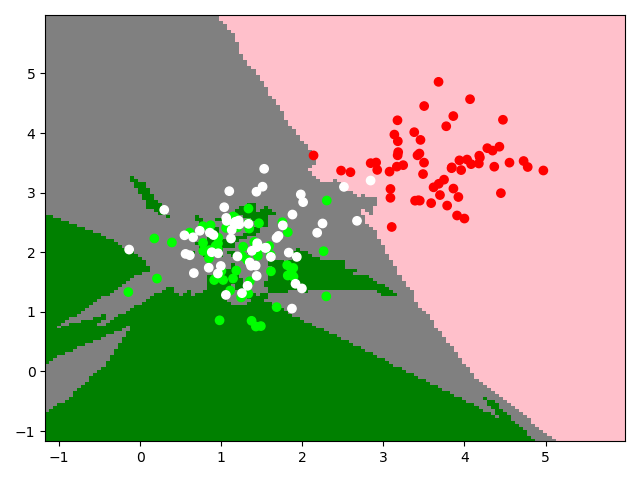

Write Python code to recreate this figure.
import random
import math
import pylab as pl
import numpy as np
from matplotlib.colors import ListedColormap


def generate_dot(num_class, num_of_classes):
    data = []
    for classNum in range(num_of_classes):
        x, y = random.random() * 5.0, random.random() * 5.0
        for row_num in range(num_class):
            data.append([[random.gauss(x, 0.5), random.gauss(y, 0.5)], classNum])
    return data


def split_train_test(data, test_percent):
    train_data = []
    test_data = []
    for row in data:
        if random.random() < test_percent:
            test_data.append(row)
        else:
            train_data.append(row)
    return train_data, test_data


def dist(a, b):
    return math.sqrt((a[0] - b[0]) ** 2 + (a[1] - b[1]) ** 2)


def classify_knn(train_data, test_data, k, num_classes):
    test_labels = []
    for test_point in test_data:
        test_dist = [[dist(test_point, train_data[i][0]), train_data[i][1]] for i in range(len(train_data))]
        stat = []
        for i in range(num_classes):
            stat.append(0)
        for d in sorted(test_dist)[0:k]:
            stat[d[1]] += 1
        test_labels.append(sorted(zip(stat, range(num_classes)), reverse=True)[0][1])
    return test_labels


def generate_test_mesh(train_data):
    arr = [train_data[i][0][0] for i in range(len(train_data))]
    x_min = min(arr) - 1.0
    x_max = max(arr) + 1.0
    y_min = min(arr) - 1.0
    y_max = max(arr) + 1.0
    h = 0.05
    test_x, test_y = np.meshgrid(np.arange(x_min, x_max, h), np.arange(y_min, y_max, h))
    return [test_x, test_y]


def knn(num_classes, size_of_class, k):
    train = generate_dot(size_of_class, num_classes)
    test = generate_test_mesh(train)
    test_mesh = classify_knn(train, zip(test[0].ravel(), test[1].ravel()), k, num_classes)
    class_colormap = ListedColormap(['RED', 'LIME', 'WHITE'])
    test_colormap = ListedColormap(['PINK', 'GREEN', 'GREY'])
    pl.pcolormesh(test[0], test[1],
                  np.asarray(test_mesh).reshape(test[0].shape),
                  cmap=test_colormap, shading='auto')
    pl.scatter([train[i][0][0] for i in range(len(train))],
               [train[i][0][1] for i in range(len(train))],
               c=[train[i][1] for i in range(len(train))],
               cmap=class_colormap)
    pl.show()


if __name__ == '__main__':
    knn(3, 60, 6)
